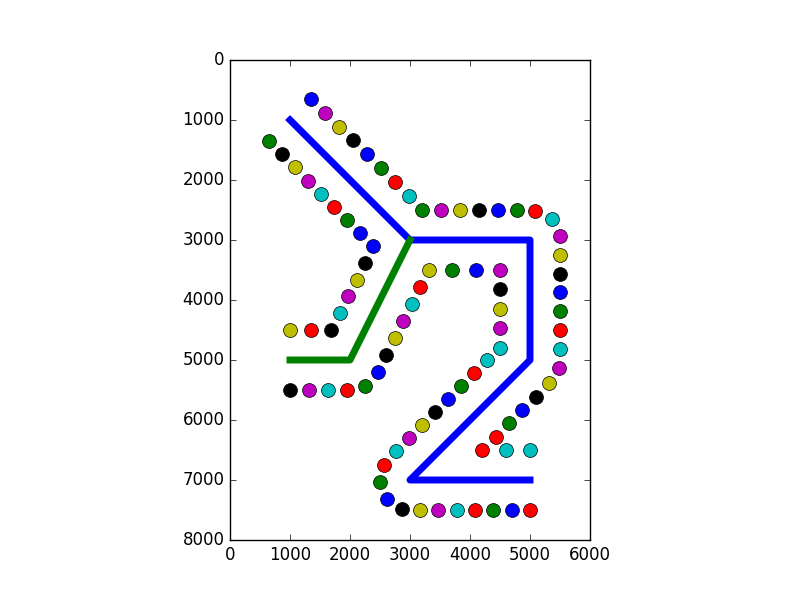

Python code for this plot:
#!/usr/bin/env python2
import pcbnew
import math
import pyclipper
import collections
from bisect import bisect_left
from itertools import cycle


import matplotlib.pyplot as plt
import numpy as np


def getLineSlope(line):
    return math.atan2(line[0][1]-line[1][1], line[0][0]-line[1][0])

def getLineLength(line):
    return math.hypot(line[0][0]-line[1][0], line[0][1]-line[1][1])

def getSubPath(path, pathSpec):
    listModulus = len(path)
    if (pathSpec[1] < pathSpec[0]): pathSpec[1] += listModulus
    return [path[i % listModulus] for i in range(pathSpec[0], pathSpec[1]+1)]

def getSubPaths(path, pathSpecList):
    return [getSubPath(path, pathSpec) for pathSpec in pathSpecList if (pathSpec[0] != pathSpec[1])]

def splitPathByPoints(path, splitList):
    pathSpecList = [[splitList[item], splitList[item+1]] for item in range(0, len(splitList)-1)]
    return getSubPaths(path, pathSpecList)

def splitPathByPaths(path, splitList):
    pathSpecList = [[splitList[item][-1], splitList[(item+1)%len(splitList)][0]] for item in range(0, len(splitList))]
    return getSubPaths(path, pathSpecList)

# Return a cumulative distance vector representing the distance travelled along
# the path at each path vertex
def getPathCumDist(path):
    cumDist = [0.0]
    for vertexId in range(1, len(path)):
        cumDist += [cumDist[-1] + getLineLength([path[vertexId], path[vertexId-1]])]

    return cumDist

# Return a list of all vertex indices where the angle between
# the two lines connected to the vertex deviate from a straight
# path more by the tolerance angle in degrees
# This function is used to find bends that are larger than a certain angle
def getPathVertices(pathList, angleTolerance):
    angleTolerance = angleTolerance * math.pi / 180
    vertices = []

    # Look through all vertices except start and end vertex
    # Calculate by how much the lines before and after the vertex
    # deviate from a straight path.
    # If the deviation angle exceeds the specification, store it
    for vertexIdx in range(1, len(pathList)-1):
        prevSlope = getLineSlope([pathList[vertexIdx+1], pathList[vertexIdx]])
        nextSlope = getLineSlope([pathList[vertexIdx-1], pathList[vertexIdx]])
        deviationAngle = abs(prevSlope - nextSlope) - math.pi
        if (abs(deviationAngle) > angleTolerance):
            vertices += [vertexIdx]

    return vertices

# Uses the cross product to check if a point is on a line defined by two other points
def isPointOnLine(point, line):
    cross = (line[1][1] - point[1]) * (line[0][0] - point[0]) - (line[1][0] - point[0]) * (line[0][1] - point[1])

    if  (   ((line[0][0] <= point[0] <= line[1][0]) or (line[1][0] <= point[0] <= line[0][0]))
        and ((line[0][1] <= point[1] <= line[1][1]) or (line[1][1] <= point[1] <= line[0][1]))
        and (cross == 0) ):
        return True
    return False

# Returns a list of path indices touching any item in a list of points
def getPathsThroughPoints(path, pointList):
    touchingPaths = []

    for vertexIdx in range(0, len(path)-1):
        # This is the current line segment to test
        line = [ path[vertexIdx], path[vertexIdx+1] ]

        # If a point in the pointList is located on this line, store the line
        for point in pointList:
            if isPointOnLine(point, line):
                touchingPaths += [[vertexIdx, vertexIdx+1]]
                break

    return touchingPaths

# A small linear interpolation class so we don't rely on scipy or numpy here
class LinearInterpolator(object):
    def __init__(self, x_list, y_list):
        self.x_list, self.y_list = x_list, y_list
        intervals = zip(x_list, x_list[1:], y_list, y_list[1:])
        self.slopes = [(y2 - y1)/(x2 - x1) for x1, x2, y1, y2 in intervals]
    def __call__(self, x):
        i = bisect_left(self.x_list, x) - 1
        return self.y_list[i] + self.slopes[i] * (x - self.x_list[i])

# Interpolate a path with (x,y) vertices using a third parameter t
class PathInterpolator:
    def __init__(self, t, path):
        # Quick and dirty transpose path so we get two list with x and y coords
        # And set up two separate interpolators for them
        x = [vertex[0] for vertex in path]
        y = [vertex[1] for vertex in path]
        self.xInterp = LinearInterpolator(t, x)
        self.yInterp = LinearInterpolator(t, y)
    def __call__(self, t):
        # Return interpolated coordinates on the original path
        return [self.xInterp(t), self.yInterp(t)]

def expandPathsToPolygons(pathList, offset):
    # Use PyclipperOffset to generate polygons that surround the original
    # paths with a constant offset all around
    co = pyclipper.PyclipperOffset()
    co.AddPaths(pathList, pyclipper.JT_ROUND, pyclipper.ET_OPENROUND)
    return co.Execute(offset)

# Distribute Points along a path with equal spacing to each other
# When the path length is not evenly dividable by the minimumSpacing,
# the actual spacing will be larger, but still smaller than 2*minimumSpacing
# The function does not return the start and end vertex of the path
def distributeAlongPath(path, minimumSpacing):
    # Get cumulated distance vector for the path
    # and determine the number of points that can fit to the path
    # determine the final pitch by dividing the total path length
    # by the rounded down number of points
    distList = getPathCumDist(path)
    nPoints = int(math.floor(distList[-1] / minimumSpacing))
    ptInterp = PathInterpolator(distList, path)
    return [ptInterp(ptIdx * distList[-1]/nPoints) for ptIdx in range(1, nPoints)]

def getLeafVertices(tracks):
    leafVertices = []
    leafVertexNeighbours = []
    leafVertexAngles = []

    for trackA in tracks:
        for vertexIdxA in [0,-1]:
            vertexA = trackA[vertexIdxA]
            vertexOccurences = 0
            for trackB in tracks:
                for vertexB in trackB:
                    if (vertexA[0] == vertexB[0]) and (vertexA[1] == vertexB[1]):
                        vertexOccurences += 1
            if (vertexOccurences == 1):
                # vertex appears only once in total
                leafVertices += [vertexA]
                # Get neighbour vertex
                if (vertexIdxA == 0): neighbourVertex = trackA[1]
                elif (vertexIdxA == -1): neighbourVertex = trackA[-2]
                leafVertexAngles += [getLineSlope([neighbourVertex, vertexA])]

    return leafVertices, leafVertexAngles

def transformVertices(vertexList, offset, angle):
    newVertexList = []
    for vertex in vertexList:
        newVertexList += [[ offset[0] + math.cos(angle) * vertex[0] - math.sin(angle) * vertex[1],
                            offset[1] + math.sin(angle) * vertex[0] + math.cos(angle) * vertex[1] ]]
    return newVertexList

######################
def generateViaFence(pathList, viaOffset, viaPitch):
    offsetTrack = expandPathsToPolygons(pathList, viaOffset)[0]


# TODO: multiple paths

#    pc1 = pyclipper.Pyclipper()
#    test = pc1.AddPaths(tracks, pyclipper.PT_SUBJECT, False)
#    bla = pc1.Execute2(pyclipper.CT_UNION)

#    tracks=(pyclipper.OpenPathsFromPolyTree(bla))

    # Since PyclipperOffset returns a closed path, we need to find
    # the butt lines in this closed path, i.e. the lines that are
    # perpendicular to the original tracks' start and end points
    # First collect all the start and end vertices of all input paths
    # Then check if any of those vertices are located on any of
    # the polygon line segments
    # If this is the case, we consider them a butt line
    leafVertexList, leafVertexAngles = getLeafVertices(pathList)

#    allVertices = [track for subTracks in tracks for track in subTracks]
#    startEndVertexList = [track[idx] for idx in [0, -1] for track in tracks]
#    leafVertexList = getVerticesUniqueIn(startEndVertexList, allVertices) # leafVertices are unique

    # how to get the slope of leafVertex?
    # Maybe make class Vertex inherit from namedtuple with x,y,prev,next,unique?
    # let getVerticesUniqueIn return lines?
    # how to find the point connected to leavVertex? search for it?
    # Can we get indexes from getVerticesUniqueIn? has to be hierachical: LineIdx, pointIdx
    # Rotate the cutRect to match the end style thing
    # pyclipper.clip(not) it
    for idx in range(0, len(leafVertexList)):
        plt.text(leafVertexList[idx][0], leafVertexList[idx][1], leafVertexAngles[idx])


    cutRect = [ [0, -1.5*viaOffset], [0, 0], [0, 1.5*viaOffset], [-1.5*viaOffset, 1.5*viaOffset], [-1.5*viaOffset, -1.5*viaOffset] ]

    cutRects = []
    for vertexPos, vertexAngle in zip(leafVertexList, leafVertexAngles):
        newRect = transformVertices(cutRect, vertexPos, vertexAngle)
        cutRects += [newRect]
#        plt.plot(np.array(newRect).T[0], np.array(newRect).T[1])

    pc = pyclipper.Pyclipper()
    pc.AddPath(offsetTrack, pyclipper.PT_SUBJECT, True)
    pc.AddPaths(cutRects, pyclipper.PT_CLIP, True)
    offsetTrack = pc.Execute(pyclipper.CT_DIFFERENCE)[0]

 #   plt.plot(np.array(offsetTrack).T[0], np.array(offsetTrack).T[1])


    buttLineIdxList = getPathsThroughPoints(offsetTrack, leafVertexList)
    print(buttLineIdxList)
    for buttLineIdx in buttLineIdxList:
        buttLine = [ offsetTrack[buttLineIdx[0]], offsetTrack[buttLineIdx[1]] ]
#        plt.plot(np.array(buttLine).T[0], np.array(buttLine).T[1])
#        plt.plot(buttLine[0][0], buttLine[0][1], '+', markersize=10)
#        plt.plot(buttLine[1][0], buttLine[1][1], 'x', markersize=10)

    # The butt lines are used to split up the closed polygon into multiple
    # separate open paths to the left and the right of the original tracks
    fencePaths = splitPathByPaths(offsetTrack, buttLineIdxList)
    viaPoints = []

    for path in fencePaths:
        pass
#        plt.plot(np.array(path).T[0], np.array(path).T[1])
#        plt.plot(path[0][0], path[0][1], '+', markersize=10, markeredgewidth=2)
#        plt.plot(path[-1][0], path[-1][1], 'x', markersize=10, markeredgewidth=2)


    # With the now separated open paths we perform via placement on each one of them
    for fencePath in fencePaths:
        # For a nice via fence placement, we find vertices having an included angle
        # satisfying a defined specification. This way non-smooth (i.e. non-arcs) are
        # identified in the fence path. We use these to place fixed vias on their positions
        # We also use start and end vertices of the fence path as fixed via locations
        fixPointIdxList = [0] + getPathVertices(fencePath, 10) + [-1]
        viaPoints += [fencePath[idx] for idx in fixPointIdxList]

#        continue
        # Then we autoplace vias between the fixed via locations by satisfying the
        # minimum via pitch given by the user
        for subPath in splitPathByPoints(fencePath, fixPointIdxList):
            # Now equally space the vias along the subpath using the given minimum pitch
            # Add the generated vias to the list
            viaPoints += distributeAlongPath(subPath, viaPitch)
            plt.plot(np.array(subPath).T[0], np.array(subPath).T[1])
            pass

    return viaPoints



if __name__ == "__main__":
    import csv

    def readPath(stream):
        pathList = []
        for row in csv.reader(stream, delimiter=','):
            vertices = [field.split(';') for field in row]
            pathList += [ [ [int(xy) for xy in vertex] for vertex in vertices ] ]
        return pathList

    # Set some via parameters
    # generate some test paths and run
    viaOffset = 500
    viaPitch = 300

    with open('via-fence-generator-track.csv', 'rb') as file:
        pathList = readPath(file)

    viaPoints = generateViaFence(pathList, viaOffset, viaPitch)

    for path in pathList:
        plt.plot(np.array(path).T[0], np.array(path).T[1], linewidth=5)
    for via in viaPoints:
        plt.plot(via[0], via[1], 'o', markersize=10)

    plt.axes().set_aspect('equal','box')
    plt.xlim(0, 6000)
    plt.ylim(0, 8000)
    plt.ylim(plt.ylim()[::-1])
    plt.savefig('via-fence-generator.png')
    plt.show()

    exit(0)


# Python plugin stuff
class ViaFenceGenerator(pcbnew.ActionPlugin):
    def defaults(self):
        self.name = "Add a via fence to the PCB"
        self.category = "Modify PCB"
        self.description = "Automatically add a via fence to a net or tracks on the PCB"

    def Run(self):
        pcbObj = pcbnew.GetBoard()

        netName = 'Net-(U1-Pad2)'
        viaOffset = pcbnew.FromMM(0.5)
        viaPitch =  pcbnew.FromMM(1)

#        netId = pcbObj.FindNet(netName).GetNet()
        netId = pcbObj.GetHighLightNetCode()

        if (netId != -1):
            netTracks = pcbObj.TracksInNet(netId)

            trackList = [ [[t.GetStart()[0], t.GetStart()[1]], [t.GetEnd()[0], t.GetEnd()[1]]] for t in netTracks ]
            viaPoints = generateViaFence(trackList, viaOffset, viaPitch)


            for track in trackList:
                plt.plot(np.array(track).T[0], np.array(track).T[1], linewidth=1)
            for via in viaPoints:
                plt.plot(via[0], via[1], 'o', markersize=10)


            plt.ylim(plt.ylim()[::-1])
            plt.axes().set_aspect('equal','box')
        #    plt.xlim(0, 6000)
        #    plt.ylim(0, 8000)
            plt.show()







ViaFenceGenerator().register()

